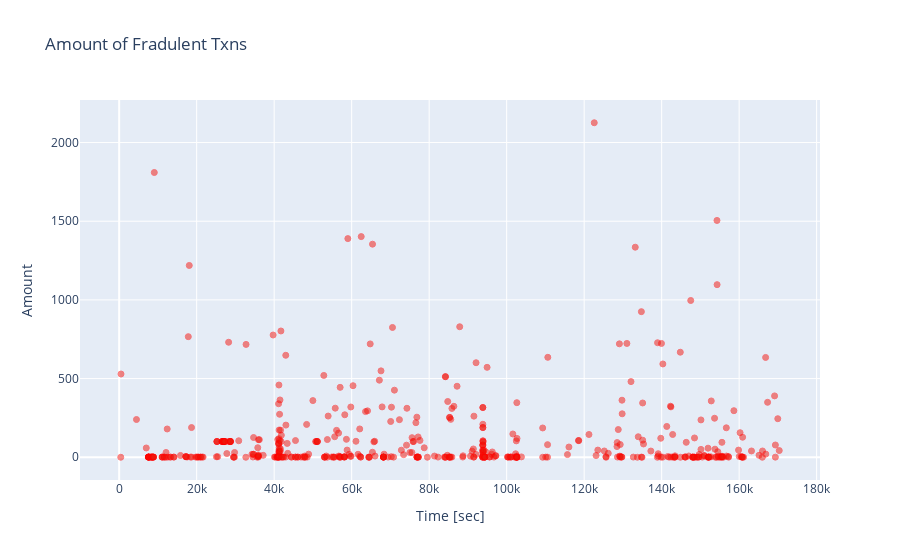

The notebook cell this image was saved under:
### Code cell
fig = dict(data = data, layout = layout)
plotly.offline.iplot(fig, filename = 'fraud-amount')

### Figure 1 — Plotly figure (JSON) as saved in the notebook; plotly's stock layout.template omitted (floating-point values rounded to 4 significant figures; data arrays with more than 128 entries replaced by an {"elided": "..."} marker saying what was removed)
{"data": [{"marker": {"color": "rgb(238,23,11)", "line": {"color": "red", "width": 1}, "opacity": 0.5}, "mode": "markers", "name": "Amount", "text": {"elided": "492 float values"}, "type": "scatter", "x": {"elided": "492 int values"}, "y": {"elided": "492 float values"}}], "layout": {"hovermode": "closest", "title": {"text": "Amount of Fradulent Txns"}, "xaxis": {"showticklabels": true, "title": {"text": "Time [sec]"}}, "yaxis": {"title": {"text": "Amount"}}}}
